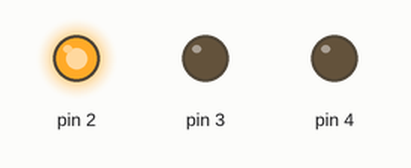
A sketch run on a simulated Arduino Uno, built with avr-gcc and run on an emulated ATmega328P. Shown: output pins drawn as LEDs (lit = HIGH).

Above: at 1.0 s.
At 5.0 s:
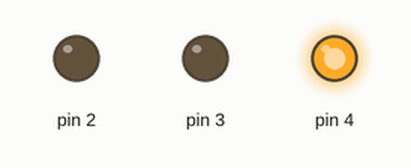
At 7.0 s:
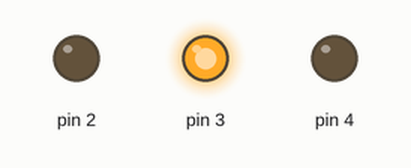
Timing chart, 0 to 10.4 s (numbered marks = the images above):
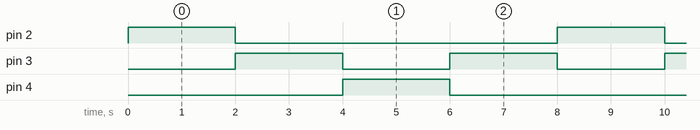

Measured:
- by itself, pin 2, pin 4: alternates HIGH for 2.0 s and LOW for 6.0 s
- by itself, pin 3: alternates HIGH for 2.0 s and LOW for 2.0 s
- by itself, everything shown: repeats every 8.0 s, in 5 steps

The sketch:

trafficlights.ino.ino
```cpp
// C++ code
//
struct Digital{
    enum Pins{
      red_light_control = 2,    //HDO
      yellow_light_control = 3, //HDO
      green_light_control = 4   //HDO
    };
};


void setup()
{
  pinMode(Digital::red_light_control, OUTPUT);
  pinMode(Digital::yellow_light_control, OUTPUT);
  pinMode(Digital::green_light_control, OUTPUT);
  digitalWrite(Digital::red_light_control, HIGH);
  digitalWrite(Digital::yellow_light_control, LOW);
  digitalWrite(Digital::green_light_control, LOW);
}

void loop()
{
  digitalWrite(Digital::red_light_control, HIGH);
  delay(2000);
  digitalWrite(Digital::red_light_control, LOW);
  digitalWrite(Digital::yellow_light_control, HIGH);
  delay(2000);
  digitalWrite(Digital::yellow_light_control, LOW);
  digitalWrite(Digital::green_light_control, HIGH);
  delay(2000);
  digitalWrite(Digital::green_light_control, LOW);
  digitalWrite(Digital::yellow_light_control, HIGH);
  delay(2000);
  digitalWrite(Digital::yellow_light_control, LOW);
}
```
